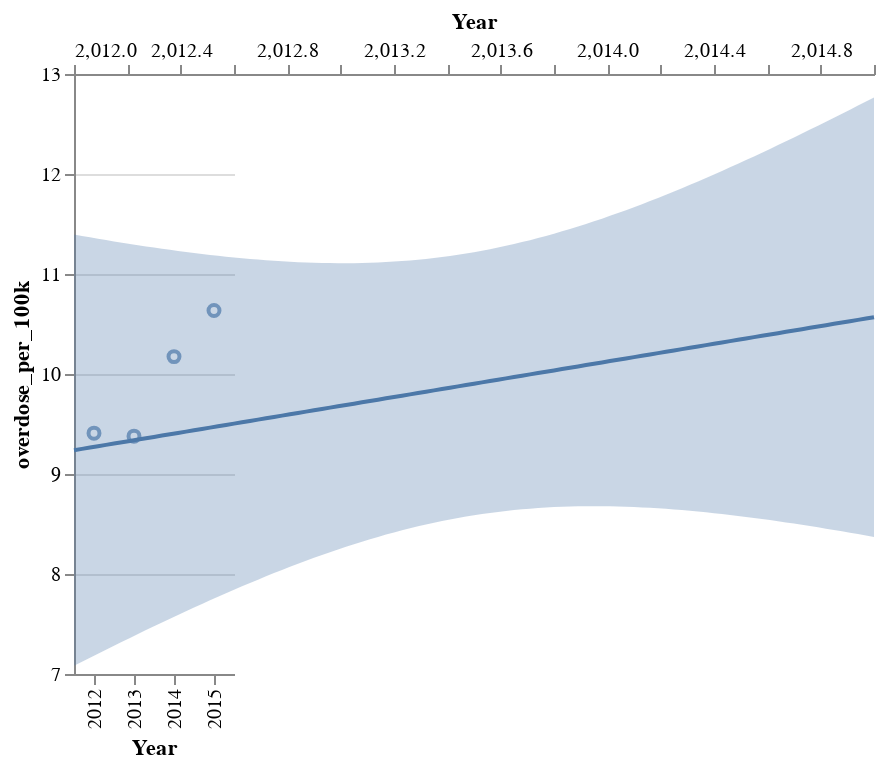

Write notebook code for a chart like this one.
### Code cell
source_data = wa_deaths_after

plot_after = (
    alt.Chart(source_data)
    .mark_point()
    .encode(
        x=alt.X("Year:O", scale=alt.Scale(zero=False)),
        y=alt.Y("mean_overdose:Q", scale=alt.Scale(zero=False)),
    ).transform_aggregate(
        mean_overdose='mean(overdose_per_100k)',
        groupby=["Year"]
    )
)
plot_after
fit_after, reg_chart_after = get_reg_fit(
    source_data, yvar="overdose_per_100k", xvar="Year", alpha=0.05
)
fit_after
plot_after + reg_chart_after
